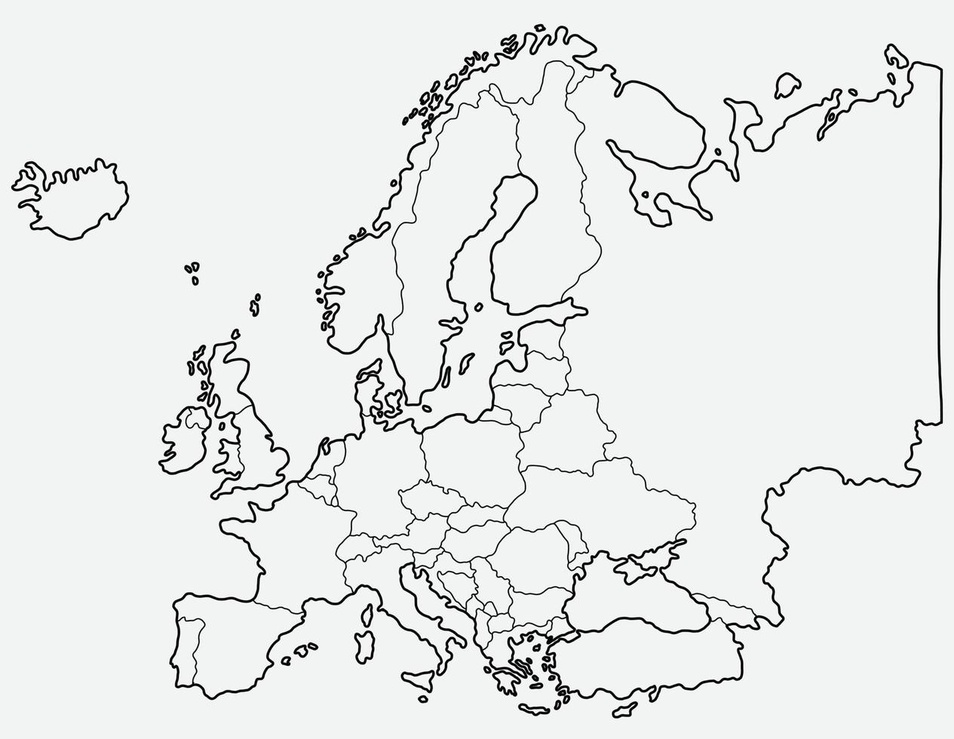
#> input picture ImagenPDI/Borde.jpg, 954 x 739 px, shrunk from 1265 x 980 before the run
$ python -i app.py   (imports and definitions only)   (older library calls are emulated)
#> lines starting #> are read from the running program, lines starting #| are printed output that depends on the picture; after the words box and inside, x2 and y2 are one past the last pixel; in counts of white or black regions, pixels touching at a corner belong together
import streamlit as st
import cv2
import numpy as np
import matplotlib.pyplot as plt
from PIL import Image
import io
import base64
import os
from scipy import ndimage
from skimage import filters, measure, morphology, color
from skimage.segmentation import watershed, felzenszwalb, slic, quickshift, find_boundaries
from skimage.feature import peak_local_max
import tempfile
import time
import pandas as pd

# Configuración de la página
# [88 lines not run here, left out]

# Inicializar estado
if 'current_image' not in st.session_state:
    st.session_state.current_image = None
if 'original_image' not in st.session_state:
    st.session_state.original_image = None
if 'metrics' not in st.session_state:
    st.session_state.metrics = {}
if 'current_technique' not in st.session_state:
    st.session_state.current_technique = None
if 'processed_video_path' not in st.session_state:
    st.session_state.processed_video_path = None
if 'is_video_mode' not in st.session_state:
    st.session_state.is_video_mode = False
if 'comparison_results' not in st.session_state:
    st.session_state.comparison_results = None

# Funciones de segmentación
# [183 lines left out: functions detect_points, detect_lines, detect_edges, combined_detection, otsu_threshold, adaptive_threshold, not called in this run]

def region_growing(image):
    """Segmentación por crecimiento de regiones usando watershed"""
    start_time = time.time()

    # Asegurar que trabajamos con una copia
    image = np.array(image, dtype=np.uint8)

    # Convertir a escala de grises si es necesario
    if len(image.shape) == 3:
        gray = cv2.cvtColor(image, cv2.COLOR_RGB2GRAY)
    else:
        gray = image.copy()

    # Aplicar filtro gaussiano para reducir ruido
    gray = cv2.GaussianBlur(gray, (5, 5), 0)

    # Threshold binario usando OTSU
    _, binary = cv2.threshold(gray, 0, 255, cv2.THRESH_BINARY_INV + cv2.THRESH_OTSU)
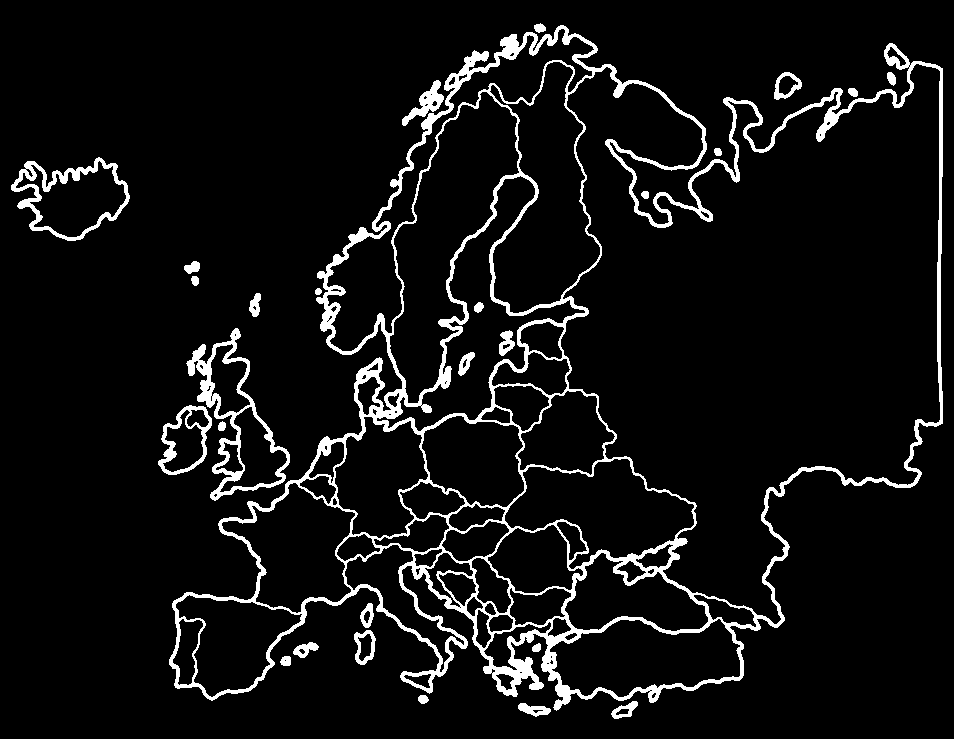
#> binary: shape (739, 954); 6.8% white; 27 white regions, largest, box (x1, y1, x2, y2) and area: (169, 25, 943, 711) 38256, (186, 328, 290, 501) 3092, (11, 157, 130, 241) 1972

    # Operaciones morfológicas para limpiar la imagen
    kernel = np.ones((3,3), np.uint8)
    opening = cv2.morphologyEx(binary, cv2.MORPH_OPEN, kernel, iterations=2)
#> opening: shape (739, 954); 1.3% white; 114 white regions, largest, box (x1, y1, x2, y2) and area: (495, 658, 543, 690) 705, (187, 345, 212, 375) 369, (500, 34, 520, 58) 329

    # Área de fondo seguro
    sure_bg = cv2.dilate(opening, kernel, iterations=3)
#> sure_bg: shape (739, 954); 3.6% white; 75 white regions, largest, box (x1, y1, x2, y2) and area: (481, 625, 585, 718) 4138, (399, 49, 492, 132) 2477, (184, 342, 222, 410) 1488

    # Área de primer plano seguro usando transformada de distancia
    dist_transform = cv2.distanceTransform(opening, cv2.DIST_L2, 5)
    _, sure_fg = cv2.threshold(dist_transform, 0.3*dist_transform.max(), 255, 0)
#> sure_fg: shape (739, 954) float32; 0.74% white; 122 white regions (49 under 20 px), largest, box (x1, y1, x2, y2) and area: (496, 659, 532, 684) 399, (501, 35, 519, 57) 233, (421, 82, 442, 104) 185
    sure_fg = np.uint8(sure_fg)

    # Región desconocida
    unknown = cv2.subtract(sure_bg, sure_fg)
#> unknown: shape (739, 954); 2.9% white; 77 white regions (2 under 20 px), largest, box (x1, y1, x2, y2) and area: (481, 625, 585, 718) 2992, (399, 49, 492, 132) 1842, (184, 342, 222, 410) 1093

    # Etiquetado de componentes conectados
    _, markers = cv2.connectedComponents(sure_fg)
#> markers: shape (739, 954) int32; 123 distinct labels, from 0 to 122

    # Añadir 1 a todas las etiquetas para que el fondo sea 1, no 0
    markers = markers + 1
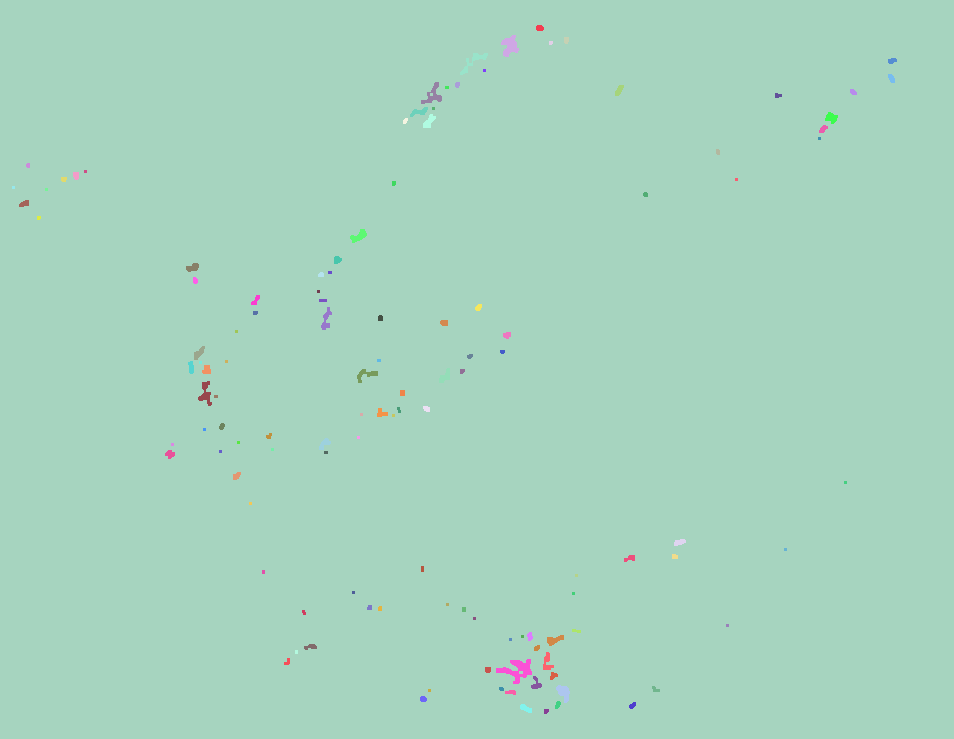
#> markers: shape (739, 954) int32; 123 distinct labels, from 1 to 123; one colour per label, 0 black

    # Marcar la región desconocida con 0
    markers[unknown == 255] = 0
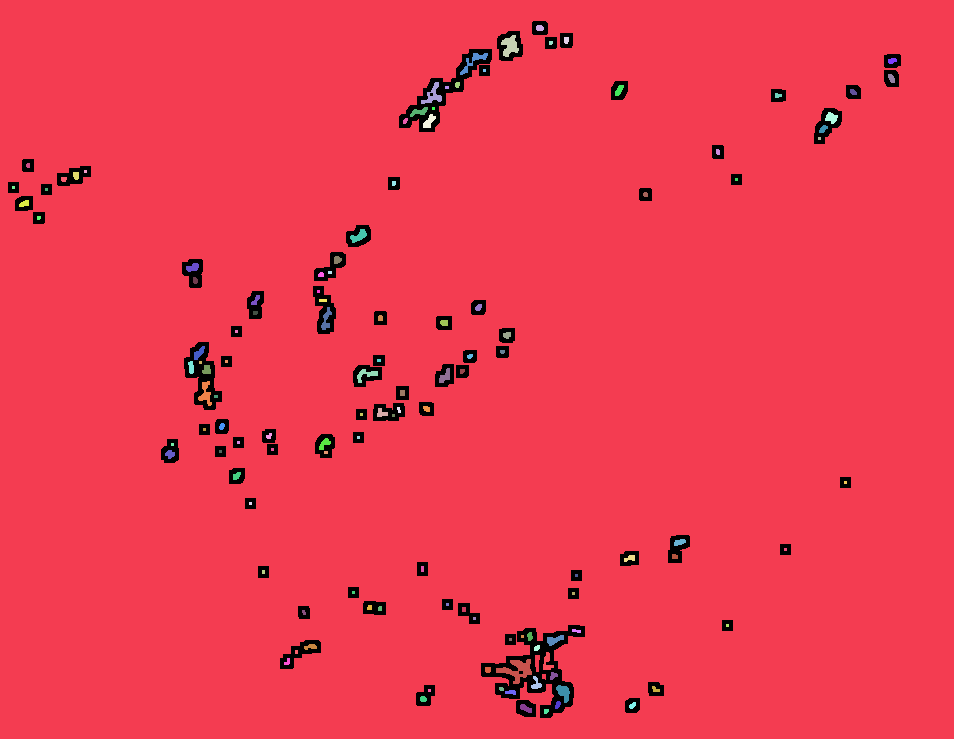
#> markers: shape (739, 954) int32; 124 distinct labels, from 0 to 123; one colour per label, 0 black

    # Preparar imagen para watershed (necesita ser BGR)
    if len(image.shape) == 2:
        image_bgr = cv2.cvtColor(image, cv2.COLOR_GRAY2BGR)
    else:
        image_bgr = cv2.cvtColor(image, cv2.COLOR_RGB2BGR)
#> image_bgr is the input picture: shape (739, 954, 3); mean B, G, R 232.6, 233.5, 231.6

    # Aplicar watershed
    markers = cv2.watershed(image_bgr, markers.copy())
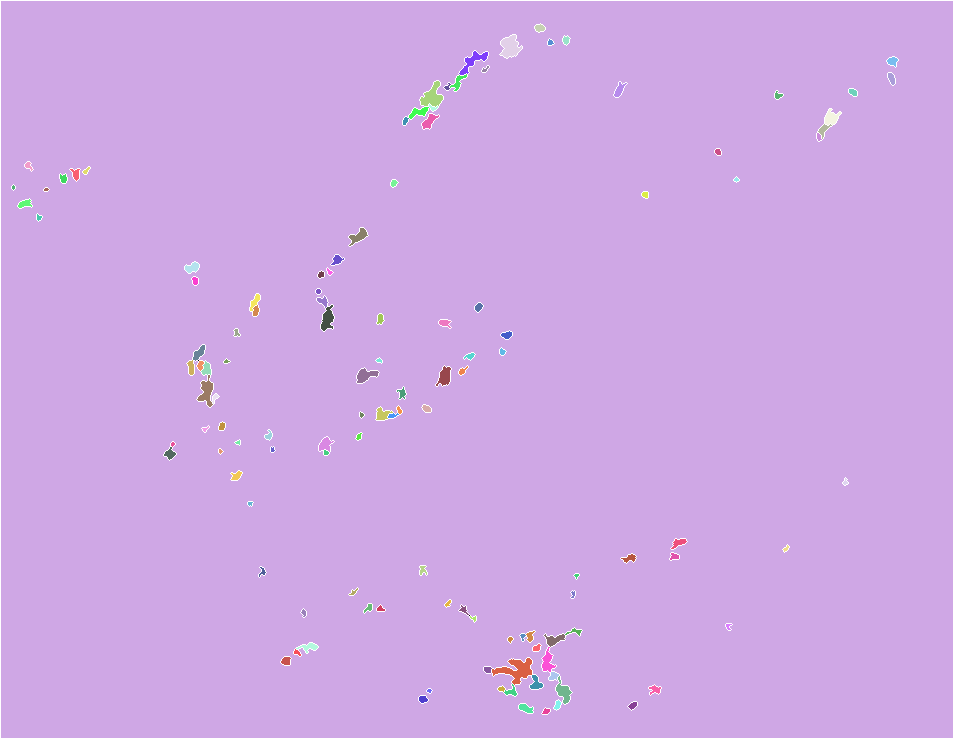
#> markers: shape (739, 954) int32; 125 distinct labels, from -1 to 123; one colour per label, 0 black, -1 white

    # Crear imagen resultado
    result = np.zeros_like(image, dtype=np.uint8)

    # Obtener regiones únicas (excluyendo fondo y bordes)
    unique_markers = np.unique(markers)
#> unique_markers = 125 values from -1 to 123
    valid_markers = [m for m in unique_markers if m > 1]
#> valid_markers = 122 values from 2 to 123

    # Generar colores aleatorios para cada región
    np.random.seed(42)  # Para colores consistentes
    if len(image.shape) == 3:
        colors = np.random.randint(50, 255, size=(len(valid_markers), 3), dtype=np.uint8)
#> colors = 122 rows, first 8: [152, 145, 229], [111, 253, 142], [53, 148, 64], [199, 96, 156], [149, 237, 121], [203, 249, 238], [224, 115, 203], [70, 94, 253]
    else:
        colors = np.random.randint(50, 255, size=len(valid_markers), dtype=np.uint8)

    # Aplicar colores a las regiones
    for idx, marker in enumerate(valid_markers):
        mask = markers == marker
        if len(image.shape) == 3:
            result[mask] = colors[idx]
        else:
            result[mask] = colors[idx]
#> this loop made 122 passes
#> pass 1, in region_growing, `mask = markers == marker`:
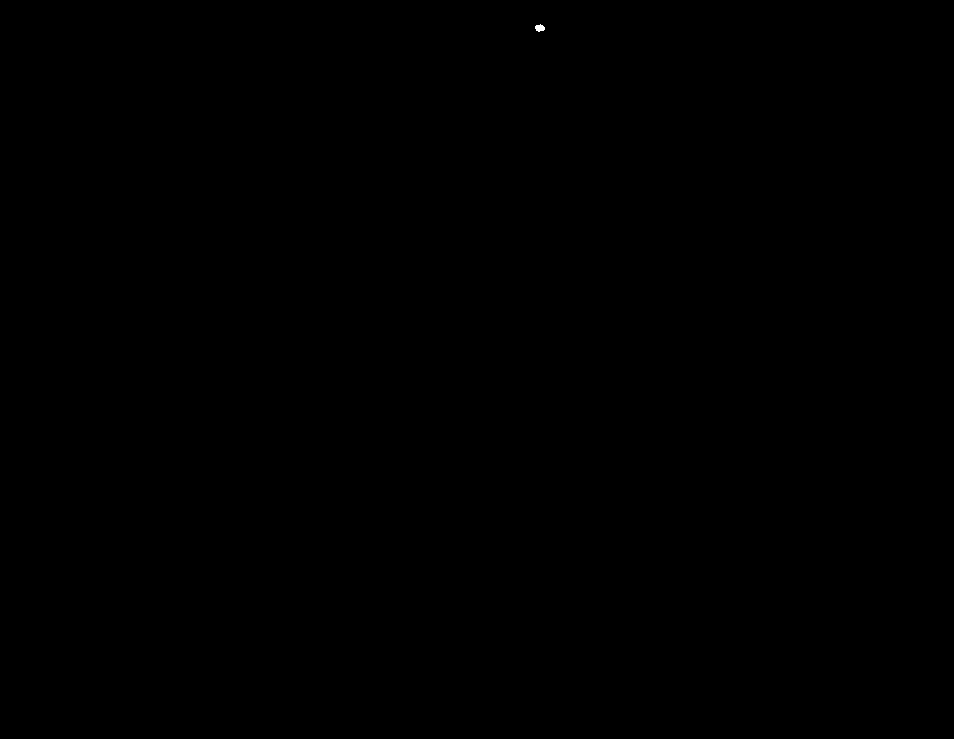
#> mask: shape (739, 954) bool; 0.01% white; 1 white region, box (x1, y1, x2, y2) and area: (535, 24, 545, 32) 56

    # Dibujar bordes en blanco
    if len(image.shape) == 3:
        result[markers == -1] = [255, 255, 255]
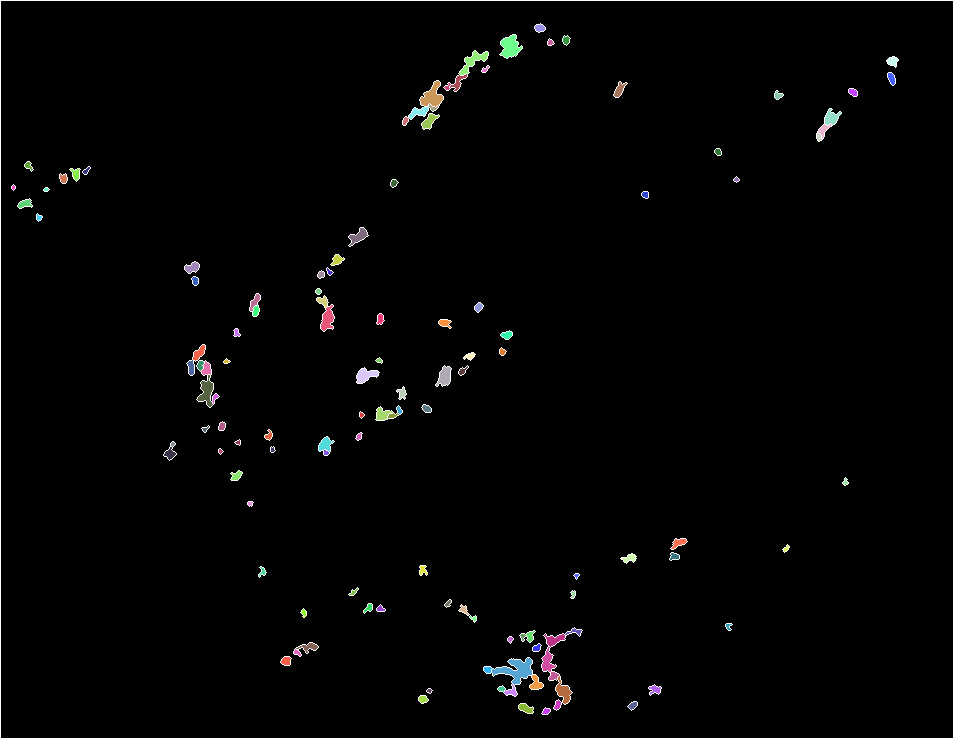
#> result: shape (739, 954, 3); mean R, G, B 4.2, 4.2, 4.1
    else:
        result[markers == -1] = 255

    # Si la imagen original era RGB, asegurar que el resultado también lo sea
    if len(image.shape) == 3 and len(result.shape) == 2:
        result = cv2.cvtColor(result, cv2.COLOR_GRAY2RGB)

    exec_time = (time.time() - start_time) * 1000

    # Calcular métricas
    num_regions = len(valid_markers)
#> num_regions = 122
    total_pixels = np.sum(markers > 1)
#> total_pixels = 7682
    avg_area = total_pixels / max(num_regions, 1)
#> avg_area = 62.97

    metrics = {
        "Regiones": num_regions,
        "Tiempo (ms)": f"{exec_time:.2f}",
        "Área promedio": f"{avg_area:.0f}px"
    }
#> metrics = {'Regiones': 122, 'Tiempo (ms)': '1035.32', 'Área promedio': '63px'}

    return result, metrics

# [470 lines left out: functions split_merge, process_video_motion, process_video_frequency, compare_all_techniques, main, not called in this run]

# [2 lines not run here, left out]

>>> import cv2
>>> picture = cv2.cvtColor(cv2.imread('ImagenPDI/Borde.jpg'), cv2.COLOR_BGR2RGB)
>>> result = region_growing(picture)
